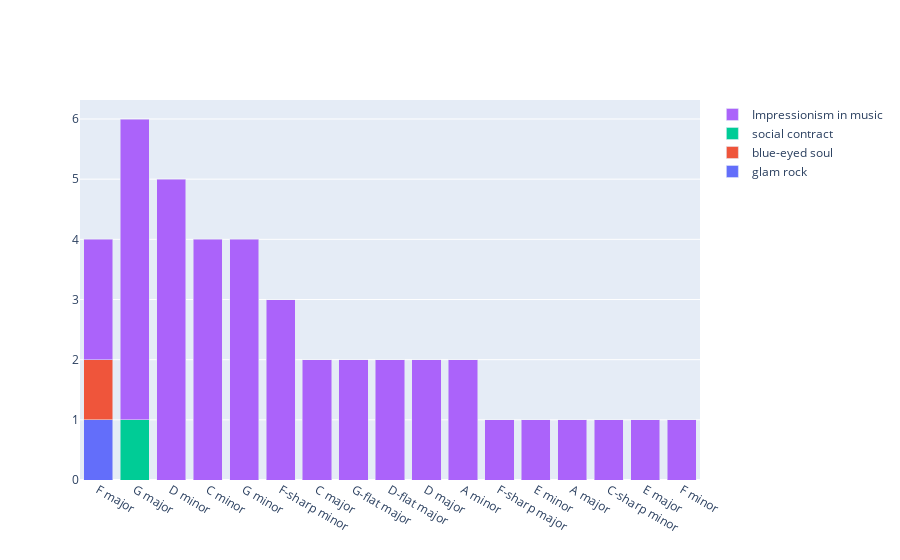

Notebook cell for this chart:
### Code cell
plotly_bar()

### Figure 1 — Plotly figure (JSON) as saved in the notebook; plotly's stock layout.template omitted (floating-point values rounded to 4 significant figures)
{"data": [{"name": "glam rock", "type": "bar", "x": ["F major"], "y": [1]}, {"name": "blue-eyed soul", "type": "bar", "x": ["F major"], "y": [1]}, {"name": "social contract", "type": "bar", "x": ["G major"], "y": [1]}, {"name": "Impressionism in music", "type": "bar", "x": ["D minor", "G major", "C minor", "G minor", "F-sharp minor", "F major", "C major", "G-flat major", "D-flat major", "D major", "A minor", "F-sharp major", "E minor", "A major", "C-sharp minor", "E major", "F minor"], "y": [5, 5, 4, 4, 3, 2, 2, 2, 2, 2, 2, 1, 1, 1, 1, 1, 1]}], "layout": {"barmode": "stack"}}
